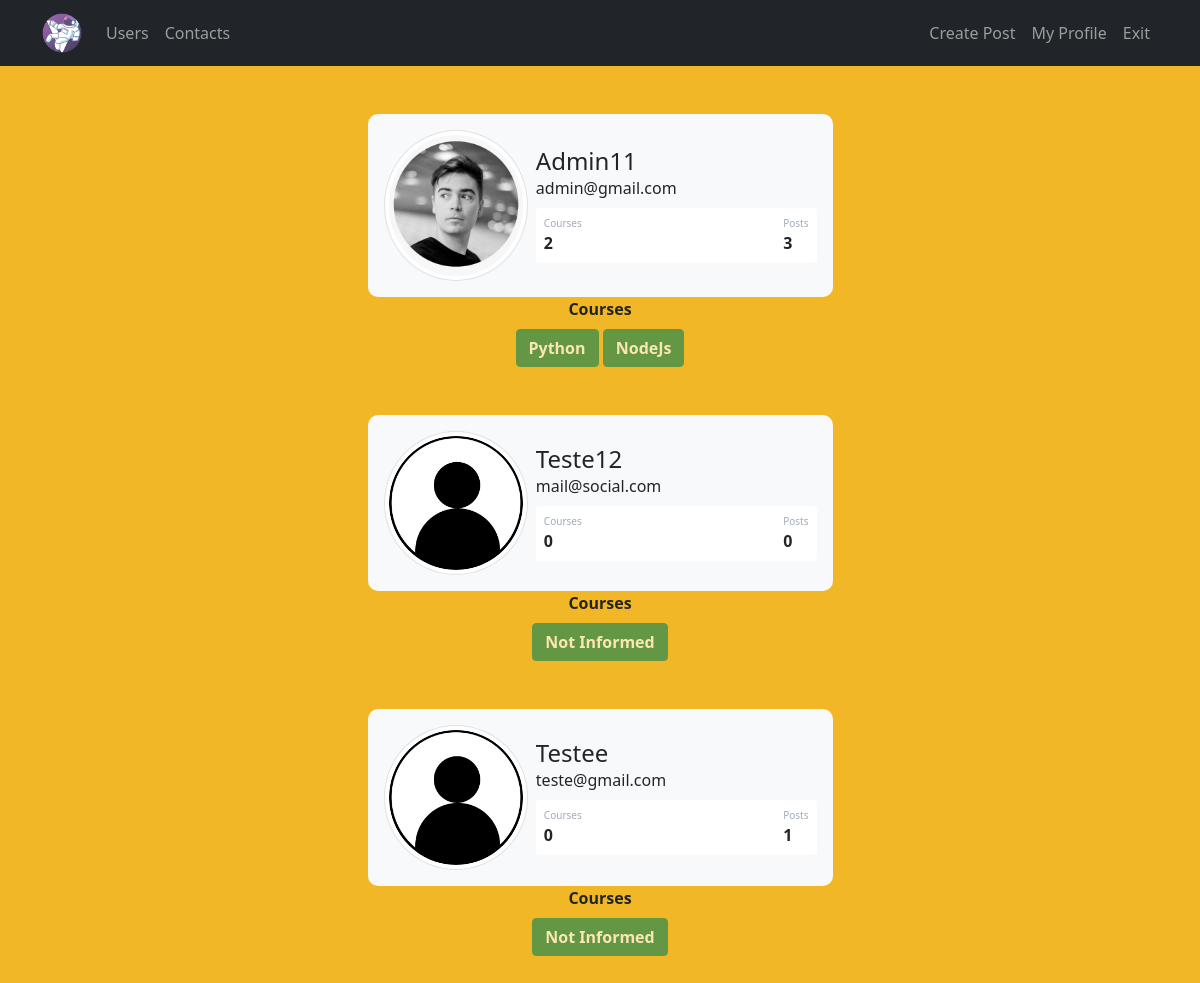
Screenshot of /user (signed in) with the database file from the repository.
### site_web/models.py (models this page shows)
class User(database.Model, UserMixin):
    id = database.Column(database.Integer, primary_key=True)
    username = database.Column(database.String, nullable=False)
    email = database.Column(database.String, nullable=False, unique=True)
    password = database.Column(database.String, nullable=False)
    profile_picture = database.Column(database.String, default='default.jpg')
    courses = database.Column(database.String, nullable=False, default='Not Informed')
    posts = database.relationship('Post', backref='author', lazy=True)
    def count_post(self):
        return len(self.posts)

### site_web/routes.py (the view)
@app.route("/user")
@login_required
def user():
    list_user = User.query.all()
    return render_template("user.html", list_user=list_user)

### site_web/models.py (called while the page is built)
@login_manager.user_loader
def load_user(id_user):
    return User.query.get(int(id_user))

### site_web/templates/user.html (shortened to what this page needs)
{% extends 'base.html' %}
{% block body %}
    {% for user in list_user %}
        <div class="container mt-5 d-flex justify-content-center">
        <div class="card p-3 col-5 border-0 bg-light">
            <div class="d-flex align-items-center">
            <img
                src="{{ url_for('static', filename='media/{}'.format(user.profile_picture)) }}"
                class="rounded-circle img-thumbnail col-md-4 me-2"/>
            <div class="col">
                <h4 class="mb-0 mt-0 text-capitalize">{{ user.username }}</h4>
                <span>{{ user.email }}</span>
                <div class="p-2 mt-2 bg-white d-flex justify-content-between rounded">
                <div class="d-flex flex-column">
                    <span class="articles">Courses</span>
                    {% if 'Not Informed' in  user.courses or  user.courses == '' %}
                        <span class="fw-bold">0</span>
                    {% else %}
                        <span class="fw-bold">
                        {{ user.courses.count(';') + 1 }}
                        </span>
                    {% endif %}
                </div>
                <div class="d-flex flex-column">
                    <span class="rating">Posts</span>
                    <span class="fw-bold">{{ user.count_post() }}</span>
                </div>
                </div>
            </div>
            </div>
        </div>
        </div>
        <div class="container">
        <div class="row justify-content-center">
            <div class="col col-4 text-center">
            <strong>Courses</strong><br />
            {% if user.courses %}
                {% for course in user.courses.split(';') %}
                    <button type="button" class="btn btn-success mt-2 fw-bolder" disabled>
                        {{ course }}
                    </button>
                {% endfor %}
            {% else %}
                <button type="button" class="btn btn-success mt-2 fw-bolder" disabled>
                    No Courses Registered :(
                </button>
            {% endif %}
            </div>
        </div>
        </div>
    {% endfor %}
{% endblock body %}

### site_web/static/main.css (style rules this page uses)
#color01 { background-color: #f2b727; }
.card { border-radius: 10px; }
.articles { font-size: 10px; color: #a1aab9 }
.rating { font-size: 10px; color: #a1aab9 }

### rows the page displays
User: profile_picture (picture), username "Admin11", email "admin@gmail.com", courses "2", count_post "3", course "Python" "NodeJs"
User: profile_picture (placeholder picture), username "Teste12", email "mail@social.com", shows "0", count_post "0", courses "Not Informed"
User: profile_picture (placeholder picture), username "Testee", email "teste@gmail.com", shows "0", count_post "1", courses "Not Informed"
